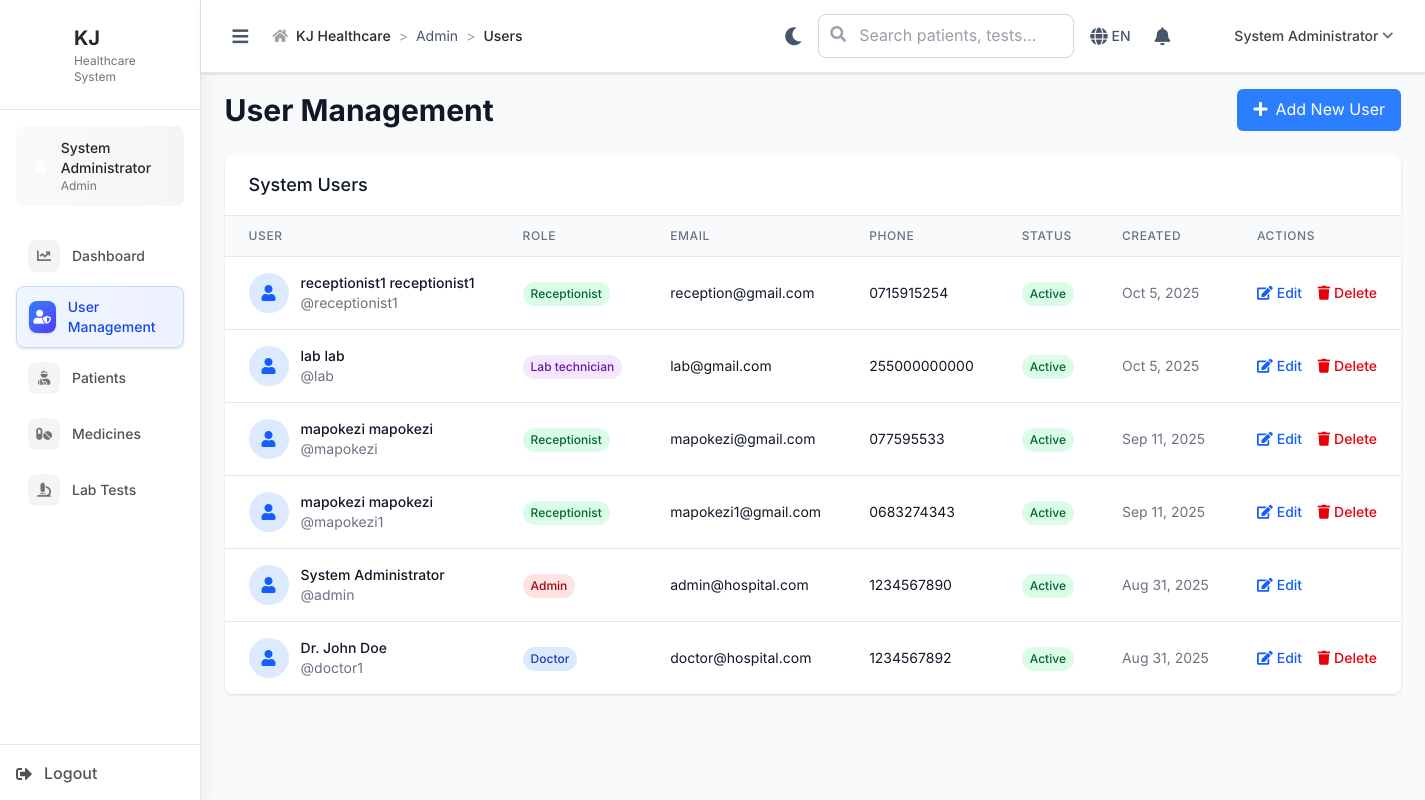
Screenshot of /admin/users (signed in) with the database file from the repository.
### tables this page shows
CREATE TABLE `users` (
  `id` int(11) NOT NULL,
  `username` varchar(50) NOT NULL,
  `password_hash` varchar(255) NOT NULL,
  `email` varchar(100) NOT NULL,
  `role` enum('admin','receptionist','doctor','lab_technician') NOT NULL,
  `first_name` varchar(50) NOT NULL,
  `last_name` varchar(50) NOT NULL,
  `phone` varchar(20) DEFAULT NULL,
  `created_at` timestamp NOT NULL DEFAULT current_timestamp(),
  `updated_at` timestamp NOT NULL DEFAULT current_timestamp() ON UPDATE current_timestamp(),
  `is_active` tinyint(1) DEFAULT 1
);

### includes/BaseController.php (called while the page is built, shortened)
<?php
class BaseController {
    public function __construct() {
        global $pdo;
        $this->pdo = $pdo;
    }
    protected function render($view, $data = []) {
        extract($data);
        $BASE_PATH = defined('BASE_PATH') ? BASE_PATH : (rtrim(str_replace('\\', '/', dirname($_SERVER['SCRIPT_NAME'] ?? '/')), '/') ?: '');
        include __DIR__ . "/../views/{$view}.php";
        include __DIR__ . '/../views/layouts/main.php';
    }
}
?>

### controllers/AdminController.php (called while the page is built, shortened)
<?php
require_once __DIR__ . '/../includes/BaseController.php';
class AdminController extends BaseController {
    public function users() {
        $users = $this->pdo->query("SELECT id, username, email, role, first_name, last_name, phone, is_active, created_at FROM users ORDER BY created_at DESC")->fetchAll();
        $this->render('admin/users', [
            'users' => $users
        ]);
    }
}
?>

### index.php (called while the page is built, shortened)
<?php
$request = $_SERVER['REQUEST_URI'];
$path = parse_url($request, PHP_URL_PATH);
if (strpos($path, BASE_PATH) === 0) {
    $path = substr($path, strlen(BASE_PATH));
}
$path = ltrim($path, '/');
$segments = explode('/', $path);
$controller = $segments[0] ?? 'auth';
$action = $segments[1] ?? 'login';
try {
    $controllerInstance = new $controllerClass();
    $params = array_slice($segments, 2);
    call_user_func_array([$controllerInstance, $action], $params);
} catch (Throwable $e) {
    Logger::error("Error in controller: " . $e->getMessage(), [
        'controller' => $controller,
        'action' => $action,
        'file' => $e->getFile(),
        'line' => $e->getLine(),
        'trace' => $e->getTraceAsString()
    ]);
    error_log("Error in controller: " . $e->getMessage());
    http_response_code(500);
    echo "Internal server error";
}
?>

### views/admin/users.php (the view, shortened to what this page needs)
<div class="space-y-6">
    <div class="flex items-center justify-between">
        <h1 class="text-3xl font-bold text-gray-900">User Management</h1>
        <a href="<?= $BASE_PATH ?>/admin/add_user" class="bg-blue-500 hover:bg-blue-600 text-white px-4 py-2 rounded-md">
            <i class="fas fa-plus mr-2"></i>Add New User
        </a>
    </div>
    <div class="bg-white rounded-lg shadow overflow-hidden">
        <div class="px-6 py-4 border-b border-gray-200">
            <h3 class="text-lg font-medium text-gray-900">System Users</h3>
        </div>
        <div class="overflow-x-auto">
            <table class="min-w-full divide-y divide-gray-200">
                <thead class="bg-gray-50">
                    <tr>
                        <th class="px-6 py-3 text-left text-xs font-medium text-gray-500 uppercase tracking-wider">User</th>
                        <th class="px-6 py-3 text-left text-xs font-medium text-gray-500 uppercase tracking-wider">Role</th>
                        <th class="px-6 py-3 text-left text-xs font-medium text-gray-500 uppercase tracking-wider">Email</th>
                        <th class="px-6 py-3 text-left text-xs font-medium text-gray-500 uppercase tracking-wider">Phone</th>
                        <th class="px-6 py-3 text-left text-xs font-medium text-gray-500 uppercase tracking-wider">Status</th>
                        <th class="px-6 py-3 text-left text-xs font-medium text-gray-500 uppercase tracking-wider">Created</th>
                        <th class="px-6 py-3 text-left text-xs font-medium text-gray-500 uppercase tracking-wider">Actions</th>
                    </tr>
                </thead>
                <tbody class="bg-white divide-y divide-gray-200">
                    <?php foreach ($users as $user): ?>
                    <tr class="hover:bg-gray-50">
                        <td class="px-6 py-4 whitespace-nowrap">
                            <div class="flex items-center">
                                <div class="w-10 h-10 bg-blue-100 rounded-full flex items-center justify-center mr-3">
                                    <i class="fas fa-user text-blue-600"></i>
                                </div>
                                <div>
                                    <div class="text-sm font-medium text-gray-900">
                                        <?php echo htmlspecialchars($user['first_name'] . ' ' . $user['last_name']); ?>
                                    </div>
                                    <div class="text-sm text-gray-500">
                                        @<?php echo htmlspecialchars($user['username']); ?>
                                    </div>
                                </div>
                            </div>
                        </td>
                        <td class="px-6 py-4 whitespace-nowrap">
                            <span class="inline-flex px-2 py-1 text-xs font-medium rounded-full
                                <?php
                                switch ($user['role']) {
                                    case 'admin':
                                        echo 'bg-red-100 text-red-800';
                                        break;
                                    case 'doctor':
                                        echo 'bg-blue-100 text-blue-800';
                                        break;
                                    case 'receptionist':
                                        echo 'bg-green-100 text-green-800';
                                        break;
                                    case 'lab_technician':
                                        echo 'bg-purple-100 text-purple-800';
                                        break;
                                }
                                ?>">
                                <?php echo ucfirst(str_replace('_', ' ', $user['role'])); ?>
                            </span>
                        </td>
                        <td class="px-6 py-4 whitespace-nowrap text-sm text-gray-900">
                            <?php echo htmlspecialchars($user['email']); ?>
                        </td>
                        <td class="px-6 py-4 whitespace-nowrap text-sm text-gray-900">
                            <?php echo htmlspecialchars($user['phone'] ?? 'N/A'); ?>
                        </td>
                        <td class="px-6 py-4 whitespace-nowrap">
                            <span class="inline-flex px-2 py-1 text-xs font-medium rounded-full
                                <?php echo $user['is_active'] ? 'bg-green-100 text-green-800' : 'bg-red-100 text-red-800'; ?>">
                                <?php echo $user['is_active'] ? 'Active' : 'Inactive'; ?>
                            </span>
                        </td>
                        <td class="px-6 py-4 whitespace-nowrap text-sm text-gray-500">
                            <?php echo date('M j, Y', strtotime($user['created_at'])); ?>
                        </td>
                        <td class="px-6 py-4 whitespace-nowrap text-sm font-medium">
                            <a href="<?= $BASE_PATH ?>/admin/edit_user?id=<?= $user['id'] ?>" class="text-blue-600 hover:text-blue-900 mr-3">
                                <i class="fas fa-edit mr-1"></i>Edit
                            </a>
                            <?php if ($user['id'] != $_SESSION['user_id']): ?>
                                <button onclick="deleteUser(<?= $user['id'] ?>, '<?= htmlspecialchars($user['username']) ?>')"
                                        class="text-red-600 hover:text-red-900">
                                    <i class="fas fa-trash mr-1"></i>Delete
                                </button>
                            <?php endif; ?>
                        </td>
                    </tr>
                    <?php endforeach; ?>
                </tbody>
            </table>
        </div>
    </div>
</div>

### rows the page displays
users: first_name+last_name "receptionist1 receptionist1", username "receptionist1", role "Receptionist", email "reception@gmail.com", phone "0715915254", is_active "Active", created_at "Oct 5, 2025"
users: first_name+last_name "lab lab", username "lab", role "Lab technician", email "lab@gmail.com", phone "255000000000", is_active "Active", created_at "Oct 5, 2025"
users: first_name+last_name "mapokezi mapokezi", username "mapokezi", role "Receptionist", email "mapokezi@gmail.com", phone "077595533", is_active "Active", created_at "Sep 11, 2025"
users: first_name+last_name "mapokezi mapokezi", username "mapokezi1", role "Receptionist", email "mapokezi1@gmail.com", phone "0683274343", is_active "Active", created_at "Sep 11, 2025"
users: first_name+last_name "System Administrator", username "admin", role "Admin", email "admin@hospital.com", phone "1234567890", is_active "Active", created_at "Aug 31, 2025"
users: first_name+last_name "Dr. John Doe", username "doctor1", role "Doctor", email "doctor@hospital.com", phone "1234567892", is_active "Active", created_at "Aug 31, 2025"

### other values shown
$_ENV['APP_NAME'] "KJ"
$_SESSION['user_name'] "System Administrator"
$role "Admin"
$item['text'] "Dashboard"
$item['text'] "User Management"
$item['text'] "Patients"
$item['text'] "Medicines"
$item['text'] "Lab Tests"
$crumb['text'] "Admin"
$crumb['text'] "Users"
